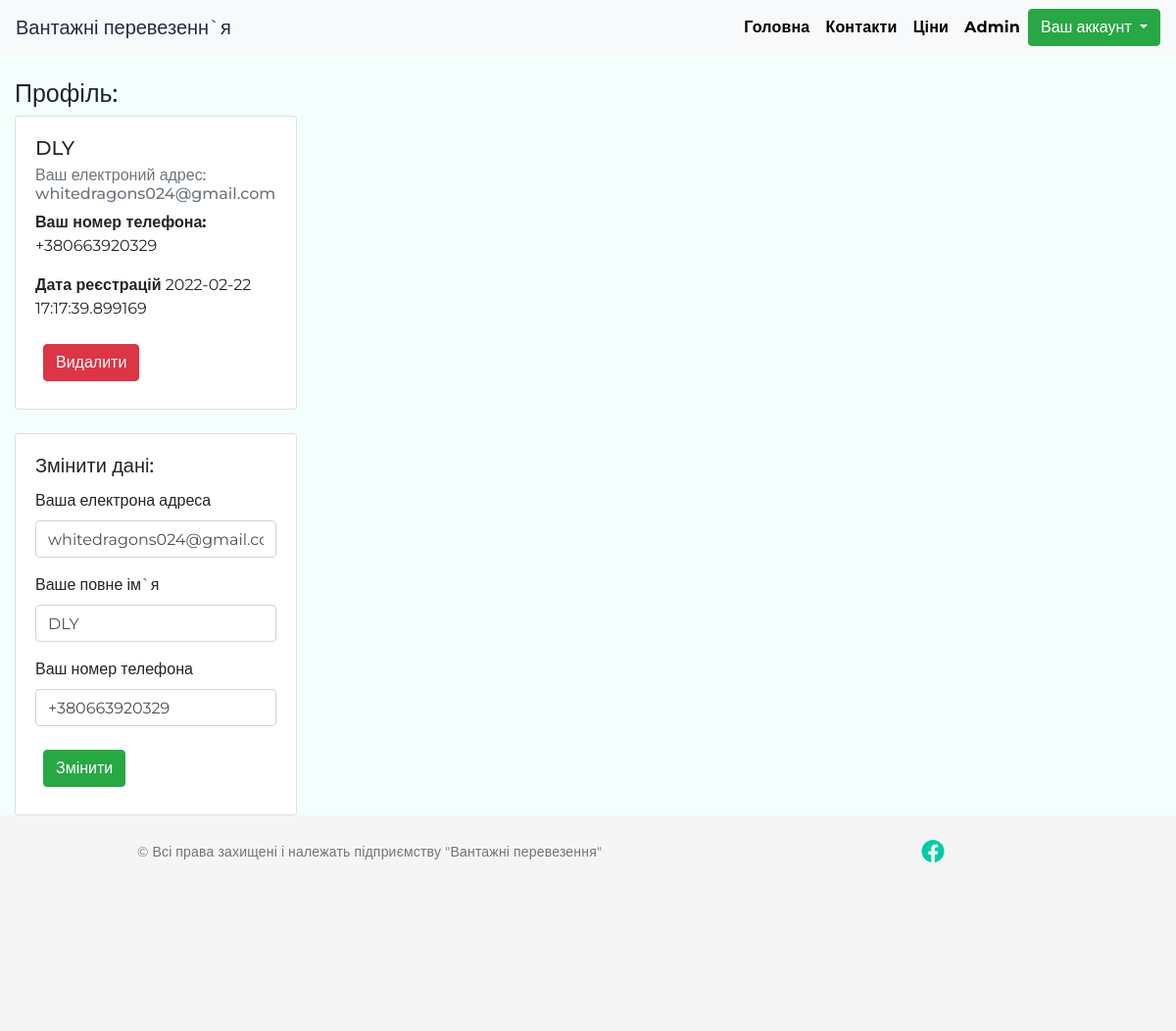
The page /dashboard (signed in) on the database as committed earlier.
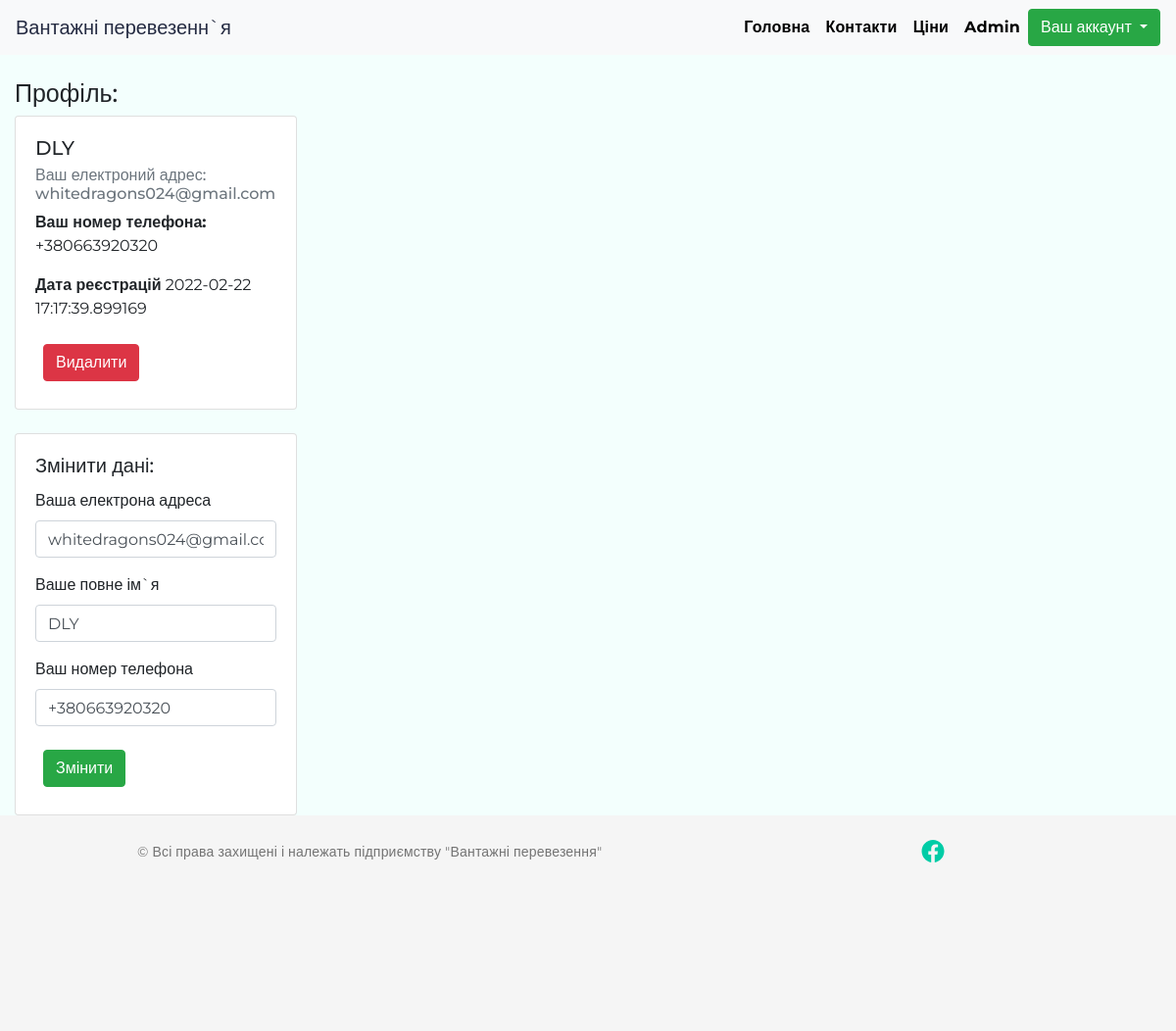
The same page on the database as committed later.
### app.py (models this page shows, shortened)
class Users(UserMixin,db.Model):
    id_users = db.Column(db.Integer, primary_key = True)
    pib = db.Column(db.String(255))
    email = db.Column(db.String(150), index = True, unique = True)
    phone_number = db.Column(db.String(15))
    password_hash = db.Column(db.String(128))
    ts_registry = db.Column(db.DateTime, default = datetime.utcnow())
    role = db.Column(db.String(50),default = "User")
    citys = db.relationship("Citys",secondary = "orders", overlaps = "users")

### app.py (the view)
@app.route('/dashboard',methods = ['GET', 'POST'])
@login_required
def dashboard():
    form = UserUpdateForm()
    id = current_user.id_users
    usersupdate = Users.query.get_or_404(id)
    if request.method == "POST":
    	  usersupdate.pib = request.form['pib']
    	  usersupdate.email= request.form['email']
    	  usersupdate.phone_number= request.form['phone']
    	  try:
    	    db.session.commit()
    	    flash("Дані оновлено!")
    	    return render_template("dashboard.html",form = form,usersupdate = usersupdate,id = id)
    	  except(ValueError):
    	    flash("Помилка!")
    	    return render_template("dashboard.html",form = form,usersupdate = usersupdate,id = id)
    else:
        return render_template("dashboard.html",form = form,usersupdate = usersupdate,id=id)

### app.py
class UserUpdateForm(FlaskForm):
    pib = StringField('Ваше повне ім`я')
    email = EmailField('Ваша електрона адреса',validators=[Email()])
    phone= StringField('Ваш номер телефона')

### app.py (called while the page is built)
@login.user_loader
def load_user(id_users):
    return Users.query.get(int(id_users))

### templates/dashboard.html (shortened to what this page needs)
{% extends "base.html" %}
{% import 'bootstrap/wtf.html' as wtf %}
{% block body %}
        <div class="container-fluid">
            <h1 class=" mt-4 ">Профіль:</h1>
         <div class="card mb-4" style="width: 18rem;">
  <div class="card-body">
    <h5 class="card-title">{{current_user.pib}}</h5>
    <h6 class="card-subtitle mb-2 text-muted">Ваш електроний адрес:  {{current_user.email}}</h6>
    <p class="card-text"><strong>Ваш номер телефона:</strong> {{current_user.phone_number}}</p>
        <p class="card-text"><strong>Дата реєстрацій</strong> {{current_user.ts_registry}}</p>
         <a href="{{url_for('delete',id = id)}}" class="btn btn-danger mx-2  my-2
">Видалити</a>
  </div>
</div>
        <div class="card mb-4" style="width: 18rem;">
  <div class="card-body">
    <h5 class="card-title">Змінити дані:</h5>
     <form method="post" action="/dashboard">
                {{wtf.form_field(form.email,value =usersupdate.email)}}
                {{wtf.form_field(form.pib,value =usersupdate.pib)}}
                {{wtf.form_field(form.phone,value =usersupdate.phone_number)}}
                <button type="submit" class="btn btn-success mx-2  my-2">Змінити</button>
            </form>
        </div>
        </div>
</div>
{% endblock %}

Rows that differ between the two databases and show on the page:
changed Users "DLY": phone_number "+380663920329" → "+380663920320"
Other text that changed with them:
form field phone: "+380663920329" → "+380663920320"
